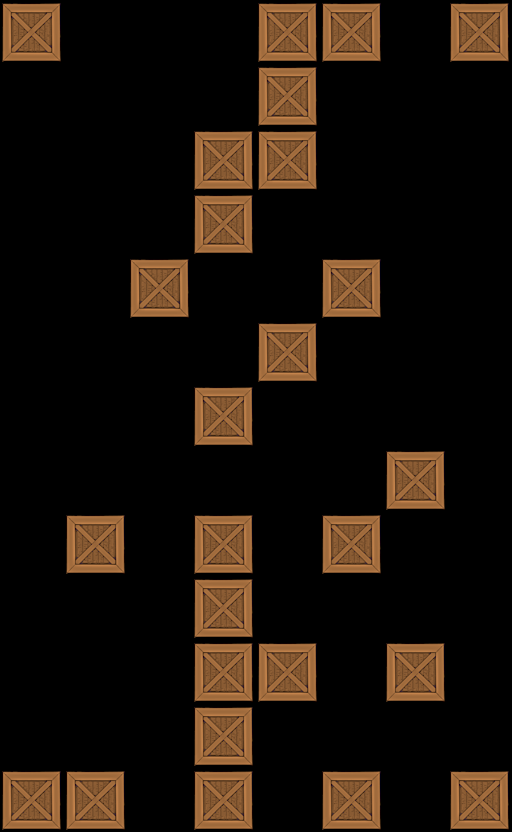

Below is a game level as drawn by its tile map, then a one-line description and the .tmx that defines it (tile-layer data replaced by summaries):
An orthogonal 8x13 tile map with 64x64 px tiles, 1 tile layer (Tile Layer 1).

<map version="1.0" orientation="orthogonal" width="8" height="13" tilewidth="64" tileheight="64">
 <tileset firstgid="1" name="crate" tilewidth="64" tileheight="64">
  <image source="../../crate3.png" width="64" height="64" />
 </tileset>
 <layer name="Tile Layer 1" width="8" height="13">
  <data>[104 cells, 26 non-empty, 1 distinct tile ids]</data>
 </layer>
</map>
